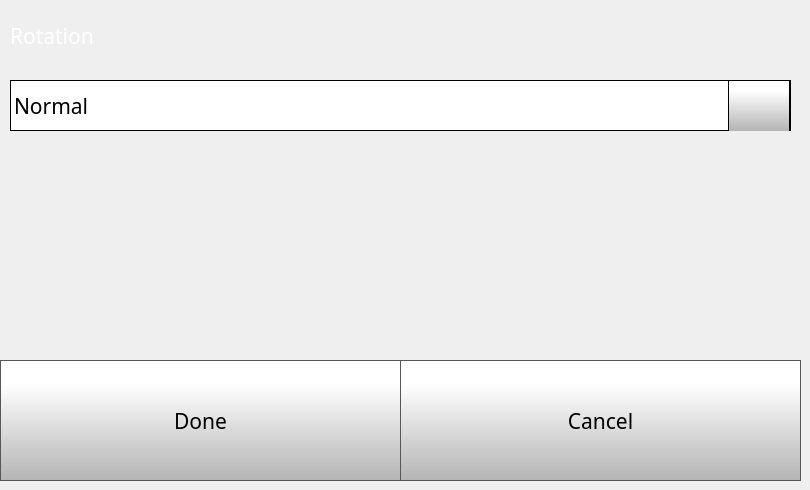
    <widget class="QWidget" name="rotateDisplaySettingsPage">
     <widget class="QPushButton" name="rotateDisplaySettingsDoneButton">
      <property name="geometry">
       <rect>
        <x>0</x>
        <y>360</y>
        <width>401</width>
        <height>121</height>
       </rect>
      </property>
      <property name="font">
       <font>
        <family>Gotham</family>
        <pointsize>16</pointsize>
       </font>
      </property>
      <property name="styleSheet">
       <string notr="true">QPushButton {
     border: 1px solid rgb(87, 87, 87);
	background-color: qlineargradient(spread:pad, x1:0, y1:1, x2:0, y2:0.188, stop:0 rgba(180, 180, 180, 255), stop:1 rgba(255, 255, 255, 255));


}

QPushButton:pressed {
    background-color: qlineargradient(x1: 0, y1: 0, x2: 0, y2: 1,
                                      stop: 0 #dadbde, stop: 1 #f6f7fa);
}

QPushButton:flat {
    border: none; /* no border for a flat push button */
}

QPushButton:default {
    border-color: navy; /* make the default button prominent */
}

QPushButton:focus {
	outline: none;
}</string>
      </property>
      <property name="text">
       <string>Done</string>
      </property>
      <property name="iconSize">
       <size>
        <width>40</width>
        <height>40</height>
       </size>
      </property>
     </widget>
     <widget class="QPushButton" name="rotateDisplaySettingsCancelButton">
      <property name="geometry">
       <rect>
        <x>400</x>
        <y>360</y>
        <width>401</width>
        <height>121</height>
       </rect>
      </property>
      <property name="font">
       <font>
        <family>Gotham</family>
        <pointsize>16</pointsize>
       </font>
      </property>
      <property name="styleSheet">
       <string notr="true">QPushButton {
     border: 1px solid rgb(87, 87, 87);
	background-color: qlineargradient(spread:pad, x1:0, y1:1, x2:0, y2:0.188, stop:0 rgba(180, 180, 180, 255), stop:1 rgba(255, 255, 255, 255));


}

QPushButton:pressed {
    background-color: qlineargradient(x1: 0, y1: 0, x2: 0, y2: 1,
                                      stop: 0 #dadbde, stop: 1 #f6f7fa);
}

QPushButton:flat {
    border: none; /* no border for a flat push button */
}

QPushButton:default {
    border-color: navy; /* make the default button prominent */
}

QPushButton:focus {
	outline: none;
}</string>
      </property>
      <property name="text">
       <string>Cancel</string>
      </property>
      <property name="iconSize">
       <size>
        <width>40</width>
        <height>40</height>
       </size>
      </property>
     </widget>
     <widget class="QComboBox" name="rotateDisplaySettingsComboBox">
      <property name="geometry">
       <rect>
        <x>10</x>
        <y>80</y>
        <width>781</width>
        <height>51</height>
       </rect>
      </property>
      <property name="font">
       <font>
        <family>Gotham</family>
        <pointsize>16</pointsize>
       </font>
      </property>
      <property name="styleSheet">
       <string notr="true"> QScrollBar:vertical {
     border: 1px solid black;
border-radius: 5px;
    background-color: rgb(40,40,40);
     width: 60px;
     margin: 67px 0 67px 0;
 }

/* Sets up the color and height of handle */
QScrollBar::handle:vertical {
border-radius: 5px;
background: qlineargradient(spread:pad, x1:0, y1:1, x2:0, y2:0.188, stop:0 rgba(180, 180, 180, 255), stop:1 rgba(255, 255, 255, 255));
min-height: 7px;
}


QScrollBar::add-line:vertical {
     border: 1px solid black;
background: qlineargradient(spread:pad, x1:0, y1:1, x2:0, y2:0.188, stop:0 rgba(180, 180, 180, 255), stop:1 rgba(255, 255, 255, 255));
     height:65px;
border-radius: 5px;
     subcontrol-position: bottom;
     subcontrol-origin: margin;
 }

 QScrollBar::sub-line:vertical {
     border: 1px solid black;
background: qlineargradient(spread:pad, x1:0, y1:1, x2:0, y2:0.188, stop:0 rgba(180, 180, 180, 255), stop:1 rgba(255, 255, 255, 255));
     height: 65px;
border-radius: 5px;
     subcontrol-position: top;
     subcontrol-origin: margin;
 }

QScrollBar::up-arrow:vertical {
 image: url(./templates/img/arrows.png);
    width: 40px;
    height: 40px;
 padding: 5px;
 }
QScrollBar::down-arrow:vertical {
 image: url(./templates/img/arrows-5.png);
    width: 40px;
    height: 40px;
 padding: 5px;
 }

/* need this to get rid of crosshatching on scrollbar background */
QScrollBar::add-page:vertical, QScrollBar::sub-page:vertical {
background: none;
}

QComboBox {
border: 1px solid black;
    padding: 0px 18px 0px 3px;
    min-width: 6em;

}

QComboBox::item {
	color: rgb(0, 0, 0);
}

QComboBox:editable {
    background: white;
}

QComboBox:!editable, QComboBox::drop-down:editable {
background: white;
}

/* QComboBox gets the &quot;on&quot; state when the popup is open */
QComboBox:!editable:on, QComboBox::drop-down:editable:on {
background: white;
}


QComboBox::drop-down {
border-left: 1px solid black;
border-right: 1px solid black;
	background-color: qlineargradient(spread:pad, x1:0, y1:1, x2:0, y2:0.188, stop:0 rgba(180, 180, 180, 255), stop:1 rgba(255, 255, 255, 255));
    width: 60px;
     height: 50px;

}

QComboBox::down-arrow {

image: url(./templates/img/arrows-5.png);
width: 30px;
height: 30px;

}


QComboBox QAbstractItemView {
    selection-background-color: rgb(40, 40, 40);
    background: white;
}</string>
      </property>
      <property name="editable">
       <bool>false</bool>
      </property>
      <property name="maxVisibleItems">
       <number>8</number>
      </property>
      <property name="iconSize">
       <size>
        <width>30</width>
        <height>30</height>
       </size>
      </property>
      <item>
       <property name="text">
        <string>Normal</string>
       </property>
      </item>
      <item>
       <property name="text">
        <string>Flipped</string>
       </property>
      </item>
     </widget>
     <widget class="QLabel" name="rotateDisplaySettingsLabel">
      <property name="geometry">
       <rect>
        <x>10</x>
        <y>10</y>
        <width>561</width>
        <height>51</height>
       </rect>
      </property>
      <property name="font">
       <font>
        <family>Gotham</family>
        <pointsize>16</pointsize>
        <weight>50</weight>
        <bold>false</bold>
       </font>
      </property>
      <property name="styleSheet">
       <string notr="true">color: rgb(255, 255, 255);</string>
      </property>
      <property name="text">
       <string>Rotation</string>
      </property>
     </widget>
    </widget>
